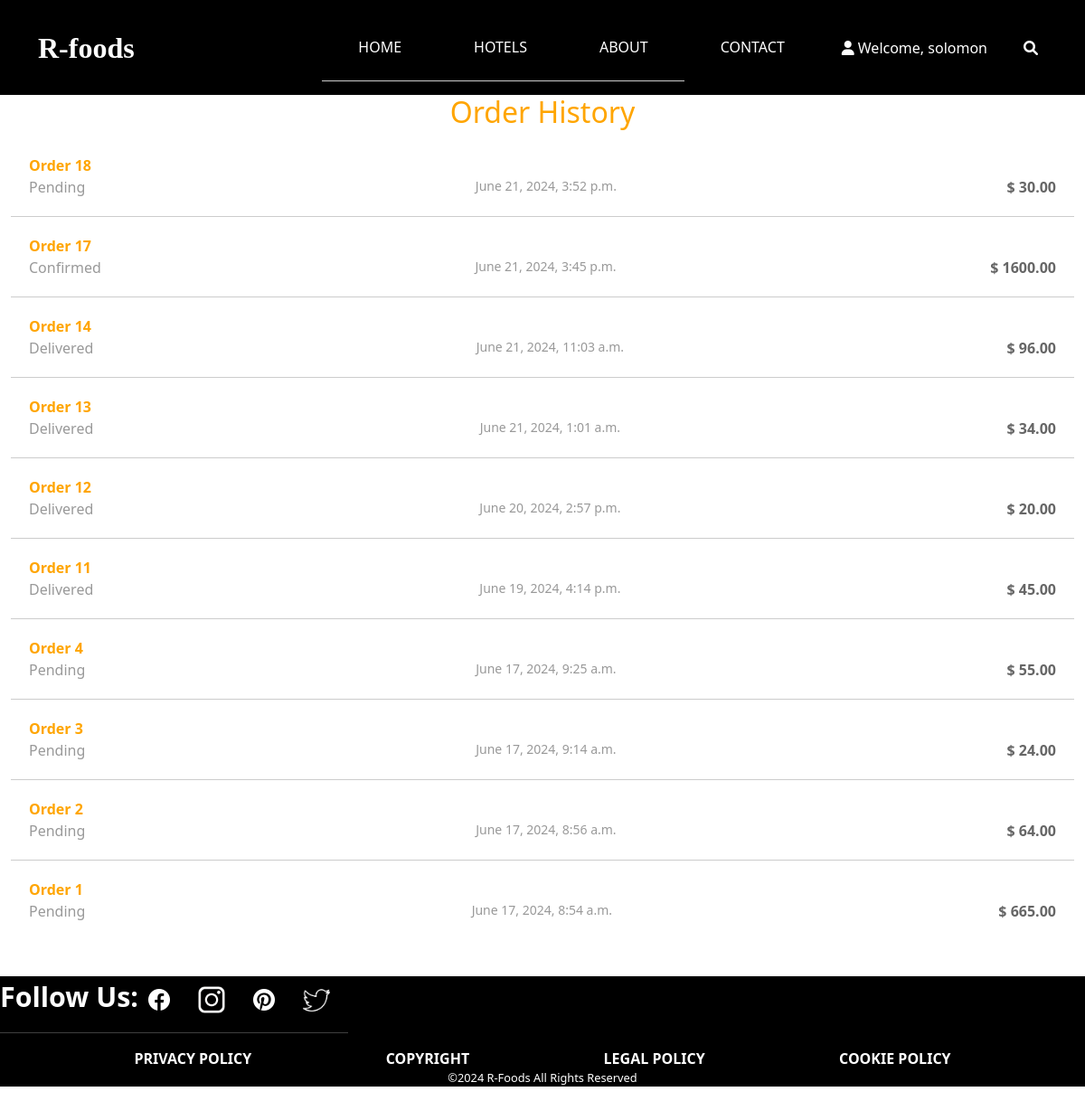
The page /orders/ (signed in) on the database its author committed.
### restaurant_menu/models.py (models this page shows, shortened)
class Order(models.Model):
    user = models.ForeignKey(User, on_delete=models.CASCADE)
    created_at = models.DateTimeField(auto_now_add=True)
    total_price = models.DecimalField(max_digits=10, decimal_places=2)
    status = models.CharField(max_length=10, choices=ORDER_STATUS, default='Pending')
    estimated_delivery = models.DateTimeField(null=True, blank=True)

### restaurant_menu/views.py (the view)
# urls.py: path('orders/', views.order_history, name='order_history'),
@login_required
def order_history(request):
    orders = Order.objects.filter(user=request.user).order_by('-created_at')
    return render(request, 'base/order_history.html', {'orders': orders})

### restaurant_menu/templates/base/order_history.html (shortened to what this page needs)
{% extends "new_main.html" %}
{% block content %}
<h2 style="text-align: center; color: orange">Order History</h2>
<ul>
    {% for order in orders %}
        <li>
            <a href="{% url 'order_detail' order.id %}" class="order-id">Order {{ order.id }}</a>
            <div class="order-info">
                <span class="order-status">{{ order.status }}</span>
                <span class="order-date">{{ order.created_at }}</span>
                <span class="order-price">$ {{ order.total_price }}</span>
            </div>
        </li>
    {% endfor %}
</ul>
{% endblock %}

### templates/sub_nav.html (shortened to what this page needs)
{% load static %}
<header class="header_section" style="background-color: black;">
    <div class="container">
        <nav class="navbar navbar-expand-lg custom_nav-container">
            <a class="navbar-brand" href="{% url 'home' %}">
                <span>R-foods</span>
            </a>
            <div class="collapse navbar-collapse" id="navbarSupportedContent">
                <ul class="navbar-nav mx-auto">
                    <li class="nav-item">
                        <a class="nav-link" href="{% url 'home' %}">Home</a>
                    </li>
                    <li class="nav-item">
                        <a class="nav-link" href="https://hotels.ng/">Hotels</a>
                    </li>
                    <li class="nav-item">
                        <a class="nav-link" href="{% url 'about' %}">About</a>
                    </li>
                    <li class="nav-item">
                        <a class="nav-link" href="{% url 'contact' %}">Contact</a>
                    </li>
                </ul>
                <div class="user_option">
                    {% if user.is_authenticated %}
                        <a href="#" class="user_link" style="text-decoration:none">
                            <i class="fa fa-user" aria-hidden="true"></i> Welcome, {{ user.username }}
                        </a>
                    {% endif %}
                    <form class="form-inline">
                        <button class="btn my-2 my-sm-0 nav_search-btn" type="submit">
                            <i class="fa fa-search" aria-hidden="true"></i>
                        </button>
                    </form>
                </div>
            </div>
        </nav>
    </div>
</header>

### restaurant_menu/static/styles/style.css (style rules this page uses)
::placeholder { color: #bbb; opacity: 1; }
.header_section { padding: 15px 0; }
.navbar-brand { font-family: 'Dancing Script', cursive; }
.navbar-brand span { font-weight: bold; font-size: 32px; color: #ffffff; }
.custom_nav-container { padding: 0; }
.custom_nav-container .navbar-nav { padding-left: 18%; }
.custom_nav-container .navbar-nav .nav-item .nav-link { padding: 5px 20px; color: #ffffff; text-align: center; text-transform: uppercase; border-radius: 5px; -webkit-transition: all 0.3s; transition: all 0.3s; }
.custom_nav-container .nav_search-btn { width: auto; height: auto; padding: 0; border: none; color: #ffffff; margin: 0 10px; }
.user_option { display: -webkit-box; display: -ms-flexbox; display: flex; -webkit-box-align: center; -ms-flex-align: center; align-items: center; }
.user_option a { margin: 0 10px; }
.user_option .user_link { color: #ffffff; }

### restaurant_menu/templates/base/order_history.html (style rules this page uses)
ul { list-style: none; padding: 0; margin: 0; }
li { padding: 20px; border-bottom: 1px solid #ccc; }
li:last-child { border-bottom: none; }
a { color: #337ab7; text-decoration: none; }
.order-info { display: flex; justify-content: space-between; }
.order-id { font-weight: bold; color: orange; }
.order-status { color: #999; }
.order-date { color: #999; font-size: 14px; }
.order-price { font-weight: bold; color: #666; }

### rows shown on the page
Order: id "18", status "Pending", created_at "June 21, 2024, 3:52 p.m.", total_price "30.00"
Order: id "17", status "Confirmed", created_at "June 21, 2024, 3:45 p.m.", total_price "1600.00"
Order: id "14", status "Delivered", created_at "June 21, 2024, 11:03 a.m.", total_price "96.00"
Order: id "13", status "Delivered", created_at "June 21, 2024, 1:01 a.m.", total_price "34.00"
Order: id "12", status "Delivered", created_at "June 20, 2024, 2:57 p.m.", total_price "20.00"
Order: id "11", status "Delivered", created_at "June 19, 2024, 4:14 p.m.", total_price "45.00"
Order: id "4", status "Pending", created_at "June 17, 2024, 9:25 a.m.", total_price "55.00"
Order: id "3", status "Pending", created_at "June 17, 2024, 9:14 a.m.", total_price "24.00"
Order: id "2", status "Pending", created_at "June 17, 2024, 8:56 a.m.", total_price "64.00"
Order: id "1", status "Pending", created_at "June 17, 2024, 8:54 a.m.", total_price "665.00"

### other values the page prints
{{ user.username }} "solomon"
